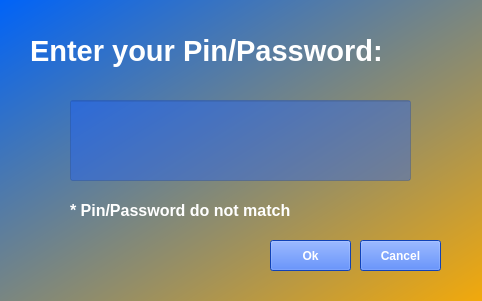
<?xml version="1.0" encoding="UTF-8"?>
<ui version="4.0">
 <class>AskPinWindow</class>
 <widget class="QMainWindow" name="AskPinWindow">
  <property name="geometry">
   <rect>
    <x>0</x>
    <y>0</y>
    <width>482</width>
    <height>301</height>
   </rect>
  </property>
  <property name="windowTitle">
   <string>Enter Pin/Pass</string>
  </property>
  <property name="styleSheet">
   <string notr="true">background-color: qlineargradient(spread:pad, x1:0, y1:0, x2:1, y2:1, stop:0 rgba(0, 99, 248, 255), stop:1 rgba(242, 169, 11, 255));
color: rgb(255, 255, 255);</string>
  </property>
  <widget class="QWidget" name="centralwidget">
   <widget class="QLineEdit" name="pinpass_le">
    <property name="geometry">
     <rect>
      <x>70</x>
      <y>100</y>
      <width>341</width>
      <height>81</height>
     </rect>
    </property>
    <property name="font">
     <font>
      <pointsize>22</pointsize>
     </font>
    </property>
    <property name="styleSheet">
     <string notr="true">background-color: rgba(24, 93, 255, 100);
border-color: rgb(0, 0, 127);</string>
    </property>
    <property name="echoMode">
     <enum>QLineEdit::Password</enum>
    </property>
   </widget>
   <widget class="QLabel" name="askpin_lbl">
    <property name="geometry">
     <rect>
      <x>30</x>
      <y>30</y>
      <width>401</width>
      <height>41</height>
     </rect>
    </property>
    <property name="font">
     <font>
      <pointsize>22</pointsize>
      <weight>75</weight>
      <bold>true</bold>
     </font>
    </property>
    <property name="styleSheet">
     <string notr="true">background-color: qlineargradient(spread:pad, x1:0, y1:0, x2:1, y2:1, stop:0 rgba(0, 0, 0, 0), stop:1 rgba(0, 0, 0, 0));</string>
    </property>
    <property name="text">
     <string>Enter your Pin/Password:</string>
    </property>
   </widget>
   <widget class="QPushButton" name="ok_pushButton">
    <property name="geometry">
     <rect>
      <x>270</x>
      <y>240</y>
      <width>81</width>
      <height>31</height>
     </rect>
    </property>
    <property name="font">
     <font>
      <weight>75</weight>
      <bold>true</bold>
     </font>
    </property>
    <property name="styleSheet">
     <string notr="true">color: rgb(255, 255, 255);
background-color: rgb(24, 93, 255);</string>
    </property>
    <property name="text">
     <string>Ok</string>
    </property>
   </widget>
   <widget class="QPushButton" name="cancel_pushButton">
    <property name="geometry">
     <rect>
      <x>360</x>
      <y>240</y>
      <width>81</width>
      <height>31</height>
     </rect>
    </property>
    <property name="font">
     <font>
      <weight>75</weight>
      <bold>true</bold>
     </font>
    </property>
    <property name="styleSheet">
     <string notr="true">color: rgb(255, 255, 255);
background-color: rgb(24, 93, 255);</string>
    </property>
    <property name="text">
     <string>Cancel</string>
    </property>
   </widget>
   <widget class="QLabel" name="donotmatch_lbl">
    <property name="geometry">
     <rect>
      <x>70</x>
      <y>190</y>
      <width>321</width>
      <height>41</height>
     </rect>
    </property>
    <property name="font">
     <font>
      <pointsize>12</pointsize>
      <weight>75</weight>
      <bold>true</bold>
     </font>
    </property>
    <property name="styleSheet">
     <string notr="true">background-color: qlineargradient(spread:pad, x1:0, y1:0, x2:1, y2:1, stop:0 rgba(0, 0, 0, 0), stop:1 rgba(0, 0, 0, 0));</string>
    </property>
    <property name="text">
     <string>* Pin/Password do not match</string>
    </property>
   </widget>
  </widget>
 </widget>
 <resources/>
 <connections/>
</ui>
